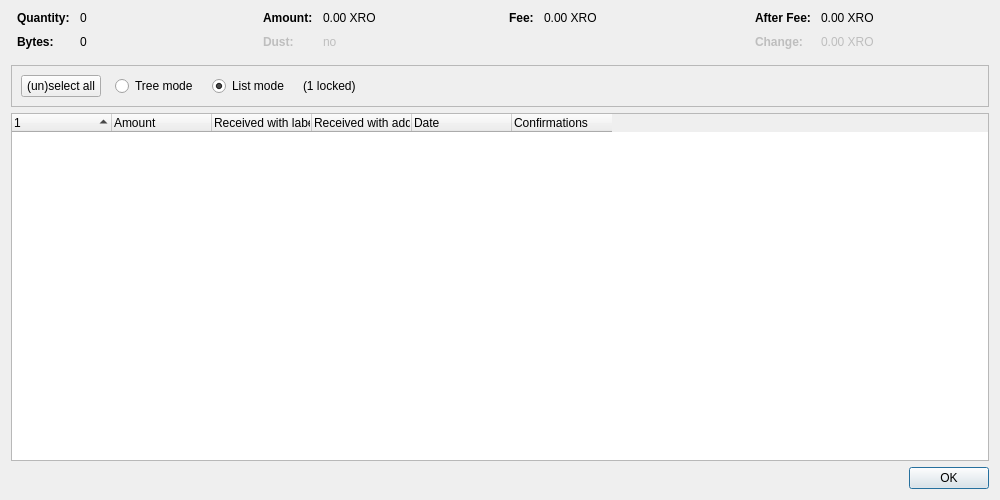
<?xml version="1.0" encoding="UTF-8"?>
<ui version="4.0">
 <class>CoinControlDialog</class>
 <widget class="QDialog" name="CoinControlDialog">
  <property name="geometry">
   <rect>
    <x>0</x>
    <y>0</y>
    <width>1000</width>
    <height>500</height>
   </rect>
  </property>
  <property name="windowTitle">
   <string>Coin Selection</string>
  </property>
  <layout class="QVBoxLayout" name="verticalLayout">
   <item>
    <layout class="QHBoxLayout" name="horizontalLayoutTop" stretch="0,0,0,0">
     <property name="topMargin">
      <number>0</number>
     </property>
     <property name="bottomMargin">
      <number>10</number>
     </property>
     <item>
      <layout class="QFormLayout" name="formLayoutCoinControl1">
       <property name="horizontalSpacing">
        <number>10</number>
       </property>
       <property name="verticalSpacing">
        <number>10</number>
       </property>
       <property name="leftMargin">
        <number>6</number>
       </property>
       <property name="rightMargin">
        <number>6</number>
       </property>
       <item row="0" column="0">
        <widget class="QLabel" name="labelCoinControlQuantityText">
         <property name="font">
          <font>
           <weight>75</weight>
           <bold>true</bold>
          </font>
         </property>
         <property name="text">
          <string>Quantity:</string>
         </property>
        </widget>
       </item>
       <item row="0" column="1">
        <widget class="QLabel" name="labelCoinControlQuantity">
         <property name="cursor">
          <cursorShape>IBeamCursor</cursorShape>
         </property>
         <property name="contextMenuPolicy">
          <enum>Qt::ActionsContextMenu</enum>
         </property>
         <property name="text">
          <string notr="true">0</string>
         </property>
         <property name="textInteractionFlags">
          <set>Qt::LinksAccessibleByMouse|Qt::TextSelectableByKeyboard|Qt::TextSelectableByMouse</set>
         </property>
        </widget>
       </item>
       <item row="1" column="0">
        <widget class="QLabel" name="labelCoinControlBytesText">
         <property name="font">
          <font>
           <weight>75</weight>
           <bold>true</bold>
          </font>
         </property>
         <property name="text">
          <string>Bytes:</string>
         </property>
        </widget>
       </item>
       <item row="1" column="1">
        <widget class="QLabel" name="labelCoinControlBytes">
         <property name="cursor">
          <cursorShape>IBeamCursor</cursorShape>
         </property>
         <property name="contextMenuPolicy">
          <enum>Qt::ActionsContextMenu</enum>
         </property>
         <property name="text">
          <string notr="true">0</string>
         </property>
         <property name="textInteractionFlags">
          <set>Qt::LinksAccessibleByMouse|Qt::TextSelectableByKeyboard|Qt::TextSelectableByMouse</set>
         </property>
        </widget>
       </item>
      </layout>
     </item>
     <item>
      <layout class="QFormLayout" name="formLayoutCoinControl2">
       <property name="horizontalSpacing">
        <number>10</number>
       </property>
       <property name="verticalSpacing">
        <number>10</number>
       </property>
       <property name="leftMargin">
        <number>6</number>
       </property>
       <property name="rightMargin">
        <number>6</number>
       </property>
       <item row="0" column="0">
        <widget class="QLabel" name="labelCoinControlAmountText">
         <property name="font">
          <font>
           <weight>75</weight>
           <bold>true</bold>
          </font>
         </property>
         <property name="text">
          <string>Amount:</string>
         </property>
        </widget>
       </item>
       <item row="0" column="1">
        <widget class="QLabel" name="labelCoinControlAmount">
         <property name="cursor">
          <cursorShape>IBeamCursor</cursorShape>
         </property>
         <property name="contextMenuPolicy">
          <enum>Qt::ActionsContextMenu</enum>
         </property>
         <property name="text">
          <string notr="true">0.00 XRO</string>
         </property>
         <property name="textInteractionFlags">
          <set>Qt::LinksAccessibleByMouse|Qt::TextSelectableByKeyboard|Qt::TextSelectableByMouse</set>
         </property>
        </widget>
       </item>
       <item row="1" column="0">
        <widget class="QLabel" name="labelCoinControlLowOutputText">
         <property name="enabled">
          <bool>false</bool>
         </property>
         <property name="font">
          <font>
           <weight>75</weight>
           <bold>true</bold>
          </font>
         </property>
         <property name="text">
          <string>Dust:</string>
         </property>
        </widget>
       </item>
       <item row="1" column="1">
        <widget class="QLabel" name="labelCoinControlLowOutput">
         <property name="enabled">
          <bool>false</bool>
         </property>
         <property name="cursor">
          <cursorShape>IBeamCursor</cursorShape>
         </property>
         <property name="contextMenuPolicy">
          <enum>Qt::ActionsContextMenu</enum>
         </property>
         <property name="text">
          <string notr="true">no</string>
         </property>
         <property name="textInteractionFlags">
          <set>Qt::LinksAccessibleByMouse|Qt::TextSelectableByKeyboard|Qt::TextSelectableByMouse</set>
         </property>
        </widget>
       </item>
      </layout>
     </item>
     <item>
      <layout class="QFormLayout" name="formLayoutCoinControl3">
       <property name="horizontalSpacing">
        <number>10</number>
       </property>
       <property name="verticalSpacing">
        <number>10</number>
       </property>
       <property name="leftMargin">
        <number>6</number>
       </property>
       <property name="rightMargin">
        <number>6</number>
       </property>
       <item row="0" column="0">
        <widget class="QLabel" name="labelCoinControlFeeText">
         <property name="font">
          <font>
           <weight>75</weight>
           <bold>true</bold>
          </font>
         </property>
         <property name="text">
          <string>Fee:</string>
         </property>
        </widget>
       </item>
       <item row="0" column="1">
        <widget class="QLabel" name="labelCoinControlFee">
         <property name="cursor">
          <cursorShape>IBeamCursor</cursorShape>
         </property>
         <property name="contextMenuPolicy">
          <enum>Qt::ActionsContextMenu</enum>
         </property>
         <property name="text">
          <string notr="true">0.00 XRO</string>
         </property>
         <property name="textInteractionFlags">
          <set>Qt::LinksAccessibleByMouse|Qt::TextSelectableByKeyboard|Qt::TextSelectableByMouse</set>
         </property>
        </widget>
       </item>
      </layout>
     </item>
     <item>
      <layout class="QFormLayout" name="formLayoutCoinControl4">
       <property name="horizontalSpacing">
        <number>10</number>
       </property>
       <property name="verticalSpacing">
        <number>10</number>
       </property>
       <property name="leftMargin">
        <number>6</number>
       </property>
       <property name="rightMargin">
        <number>6</number>
       </property>
       <item row="0" column="0">
        <widget class="QLabel" name="labelCoinControlAfterFeeText">
         <property name="font">
          <font>
           <weight>75</weight>
           <bold>true</bold>
          </font>
         </property>
         <property name="text">
          <string>After Fee:</string>
         </property>
        </widget>
       </item>
       <item row="0" column="1">
        <widget class="QLabel" name="labelCoinControlAfterFee">
         <property name="cursor">
          <cursorShape>IBeamCursor</cursorShape>
         </property>
         <property name="contextMenuPolicy">
          <enum>Qt::ActionsContextMenu</enum>
         </property>
         <property name="text">
          <string notr="true">0.00 XRO</string>
         </property>
         <property name="textInteractionFlags">
          <set>Qt::LinksAccessibleByMouse|Qt::TextSelectableByKeyboard|Qt::TextSelectableByMouse</set>
         </property>
        </widget>
       </item>
       <item row="1" column="0">
        <widget class="QLabel" name="labelCoinControlChangeText">
         <property name="enabled">
          <bool>false</bool>
         </property>
         <property name="font">
          <font>
           <weight>75</weight>
           <bold>true</bold>
          </font>
         </property>
         <property name="text">
          <string>Change:</string>
         </property>
        </widget>
       </item>
       <item row="1" column="1">
        <widget class="QLabel" name="labelCoinControlChange">
         <property name="enabled">
          <bool>false</bool>
         </property>
         <property name="cursor">
          <cursorShape>IBeamCursor</cursorShape>
         </property>
         <property name="contextMenuPolicy">
          <enum>Qt::ActionsContextMenu</enum>
         </property>
         <property name="text">
          <string notr="true">0.00 XRO</string>
         </property>
         <property name="textInteractionFlags">
          <set>Qt::LinksAccessibleByMouse|Qt::TextSelectableByKeyboard|Qt::TextSelectableByMouse</set>
         </property>
        </widget>
       </item>
      </layout>
     </item>
    </layout>
   </item>
   <item>
    <widget class="QFrame" name="frame">
     <property name="minimumSize">
      <size>
       <width>0</width>
       <height>40</height>
      </size>
     </property>
     <property name="frameShape">
      <enum>QFrame::StyledPanel</enum>
     </property>
     <property name="frameShadow">
      <enum>QFrame::Sunken</enum>
     </property>
     <layout class="QHBoxLayout" name="horizontalLayout">
      <item>
       <layout class="QHBoxLayout" name="horizontalLayoutPanel" stretch="0,0,0,0,0">
        <property name="spacing">
         <number>14</number>
        </property>
        <item>
         <widget class="QPushButton" name="pushButtonSelectAll">
          <property name="sizePolicy">
           <sizepolicy hsizetype="Maximum" vsizetype="Fixed">
            <horstretch>0</horstretch>
            <verstretch>0</verstretch>
           </sizepolicy>
          </property>
          <property name="text">
           <string>(un)select all</string>
          </property>
          <property name="autoDefault">
           <bool>false</bool>
          </property>
         </widget>
        </item>
        <item>
         <widget class="QRadioButton" name="radioTreeMode">
          <property name="sizePolicy">
           <sizepolicy hsizetype="Maximum" vsizetype="Fixed">
            <horstretch>0</horstretch>
            <verstretch>0</verstretch>
           </sizepolicy>
          </property>
          <property name="text">
           <string>Tree mode</string>
          </property>
         </widget>
        </item>
        <item>
         <widget class="QRadioButton" name="radioListMode">
          <property name="sizePolicy">
           <sizepolicy hsizetype="Maximum" vsizetype="Fixed">
            <horstretch>0</horstretch>
            <verstretch>0</verstretch>
           </sizepolicy>
          </property>
          <property name="text">
           <string>List mode</string>
          </property>
          <property name="checked">
           <bool>true</bool>
          </property>
         </widget>
        </item>
        <item>
         <widget class="QLabel" name="labelLocked">
          <property name="text">
           <string notr="true">(1 locked)</string>
          </property>
         </widget>
        </item>
        <item>
         <spacer name="horizontalSpacer">
          <property name="orientation">
           <enum>Qt::Horizontal</enum>
          </property>
          <property name="sizeHint" stdset="0">
           <size>
            <width>40</width>
            <height>20</height>
           </size>
          </property>
         </spacer>
        </item>
       </layout>
      </item>
     </layout>
    </widget>
   </item>
   <item>
    <widget class="CoinControlTreeWidget" name="treeWidget">
     <property name="contextMenuPolicy">
      <enum>Qt::CustomContextMenu</enum>
     </property>
     <property name="sortingEnabled">
      <bool>false</bool>
     </property>
     <property name="columnCount">
      <number>6</number>
     </property>
     <attribute name="headerShowSortIndicator" stdset="0">
      <bool>true</bool>
     </attribute>
     <attribute name="headerStretchLastSection">
      <bool>false</bool>
     </attribute>
     <column>
      <property name="text">
       <string/>
      </property>
     </column>
     <column>
      <property name="text">
       <string>Amount</string>
      </property>
     </column>
     <column>
      <property name="text">
       <string>Received with label</string>
      </property>
     </column>
     <column>
      <property name="text">
       <string>Received with address</string>
      </property>
     </column>
     <column>
      <property name="text">
       <string>Date</string>
      </property>
     </column>
     <column>
      <property name="text">
       <string>Confirmations</string>
      </property>
      <property name="toolTip">
       <string>Confirmed</string>
      </property>
     </column>
     <column>
      <property name="text">
       <string/>
      </property>
     </column>
     <column>
      <property name="text">
       <string/>
      </property>
     </column>
     <column>
      <property name="text">
       <string/>
      </property>
     </column>
     <column>
      <property name="text">
       <string/>
      </property>
     </column>
    </widget>
   </item>
   <item>
    <widget class="QDialogButtonBox" name="buttonBox">
     <property name="orientation">
      <enum>Qt::Horizontal</enum>
     </property>
     <property name="standardButtons">
      <set>QDialogButtonBox::Ok</set>
     </property>
    </widget>
   </item>
  </layout>
 </widget>
 <customwidgets>
  <customwidget>
   <class>CoinControlTreeWidget</class>
   <extends>QTreeWidget</extends>
   <header>qt/coincontroltreewidget.h</header>
  </customwidget>
 </customwidgets>
 <resources/>
 <connections/>
</ui>
